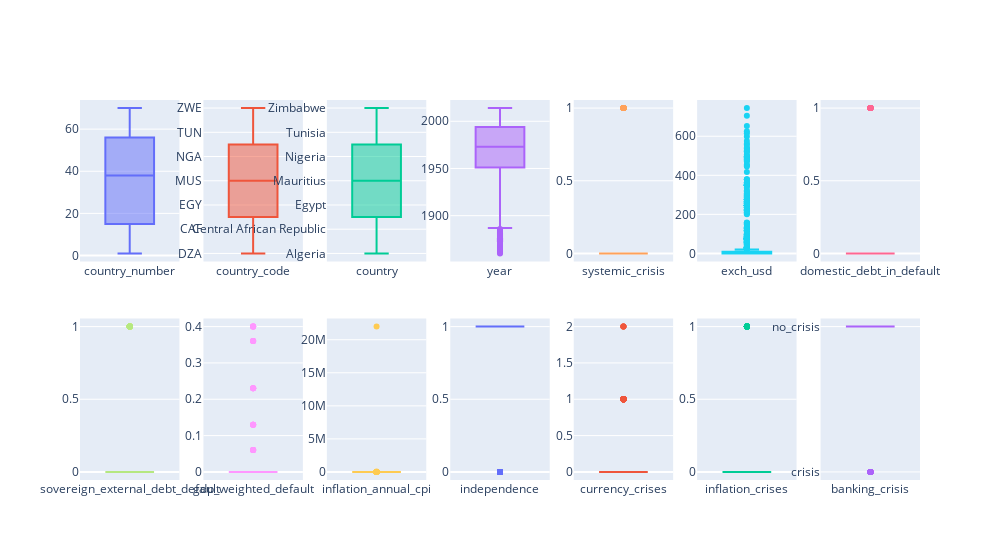

Notebook source saved alongside this figure:
### Code cell
def plots(df):
    figure = make_subplots(2,7)
    for i , column in enumerate(df.columns) :
        row = (i//7)+1
        col = (i%7)+1
        figure.add_trace(go.Box(y=df[column] , name= column) , row= row , col= col)
    figure.update_layout(width = 1000 , showlegend = False)
    figure.show()

plots(df)

### Figure 1 — Plotly figure (JSON) as saved in the notebook; plotly's stock layout.template omitted (floating-point values rounded to 4 significant figures; data arrays with more than 128 entries replaced by an {"elided": "..."} marker saying what was removed)
{"data": [{"name": "country_number", "type": "box", "xaxis": "x", "y": {"elided": "1059 int values"}, "yaxis": "y"}, {"name": "country_code", "type": "box", "xaxis": "x2", "y": {"elided": "1059 str values"}, "yaxis": "y2"}, {"name": "country", "type": "box", "xaxis": "x3", "y": {"elided": "1059 str values"}, "yaxis": "y3"}, {"name": "year", "type": "box", "xaxis": "x4", "y": {"elided": "1059 int values"}, "yaxis": "y4"}, {"name": "systemic_crisis", "type": "box", "xaxis": "x5", "y": {"elided": "1059 int values"}, "yaxis": "y5"}, {"name": "exch_usd", "type": "box", "xaxis": "x6", "y": {"elided": "1059 float values"}, "yaxis": "y6"}, {"name": "domestic_debt_in_default", "type": "box", "xaxis": "x7", "y": {"elided": "1059 int values"}, "yaxis": "y7"}, {"name": "sovereign_external_debt_default", "type": "box", "xaxis": "x8", "y": {"elided": "1059 int values"}, "yaxis": "y8"}, {"name": "gdp_weighted_default", "type": "box", "xaxis": "x9", "y": {"elided": "1059 float values"}, "yaxis": "y9"}, {"name": "inflation_annual_cpi", "type": "box", "xaxis": "x10", "y": {"elided": "1059 float values"}, "yaxis": "y10"}, {"name": "independence", "type": "box", "xaxis": "x11", "y": {"elided": "1059 int values"}, "yaxis": "y11"}, {"name": "currency_crises", "type": "box", "xaxis": "x12", "y": {"elided": "1059 int values"}, "yaxis": "y12"}, {"name": "inflation_crises", "type": "box", "xaxis": "x13", "y": {"elided": "1059 int values"}, "yaxis": "y13"}, {"name": "banking_crisis", "type": "box", "xaxis": "x14", "y": {"elided": "1059 str values"}, "yaxis": "y14"}], "layout": {"showlegend": false, "width": 1000, "xaxis": {"anchor": "y", "domain": [0, 0.1184]}, "xaxis10": {"anchor": "y10", "domain": [0.2939, 0.4122]}, "xaxis11": {"anchor": "y11", "domain": [0.4408, 0.5592]}, "xaxis12": {"anchor": "y12", "domain": [0.5878, 0.7061]}, "xaxis13": {"anchor": "y13", "domain": [0.7347, 0.8531]}, "xaxis14": {"anchor": "y14", "domain": [0.8816, 1.0]}, "xaxis2": {"anchor": "y2", "domain": [0.1469, 0.2653]}, "xaxis3": {"anchor": "y3", "domain": [0.2939, 0.4122]}, "xaxis4": {"anchor": "y4", "domain": [0.4408, 0.5592]}, "xaxis5": {"anchor": "y5", "domain": [0.5878, 0.7061]}, "xaxis6": {"anchor": "y6", "domain": [0.7347, 0.8531]}, "xaxis7": {"anchor": "y7", "domain": [0.8816, 1.0]}, "xaxis8": {"anchor": "y8", "domain": [0, 0.1184]}, "xaxis9": {"anchor": "y9", "domain": [0.1469, 0.2653]}, "yaxis": {"anchor": "x", "domain": [0.575, 1]}, "yaxis10": {"anchor": "x10", "domain": [0, 0.425]}, "yaxis11": {"anchor": "x11", "domain": [0, 0.425]}, "yaxis12": {"anchor": "x12", "domain": [0, 0.425]}, "yaxis13": {"anchor": "x13", "domain": [0, 0.425]}, "yaxis14": {"anchor": "x14", "domain": [0, 0.425]}, "yaxis2": {"anchor": "x2", "domain": [0.575, 1]}, "yaxis3": {"anchor": "x3", "domain": [0.575, 1]}, "yaxis4": {"anchor": "x4", "domain": [0.575, 1]}, "yaxis5": {"anchor": "x5", "domain": [0.575, 1]}, "yaxis6": {"anchor": "x6", "domain": [0.575, 1]}, "yaxis7": {"anchor": "x7", "domain": [0.575, 1]}, "yaxis8": {"anchor": "x8", "domain": [0, 0.425]}, "yaxis9": {"anchor": "x9", "domain": [0, 0.425]}}}
